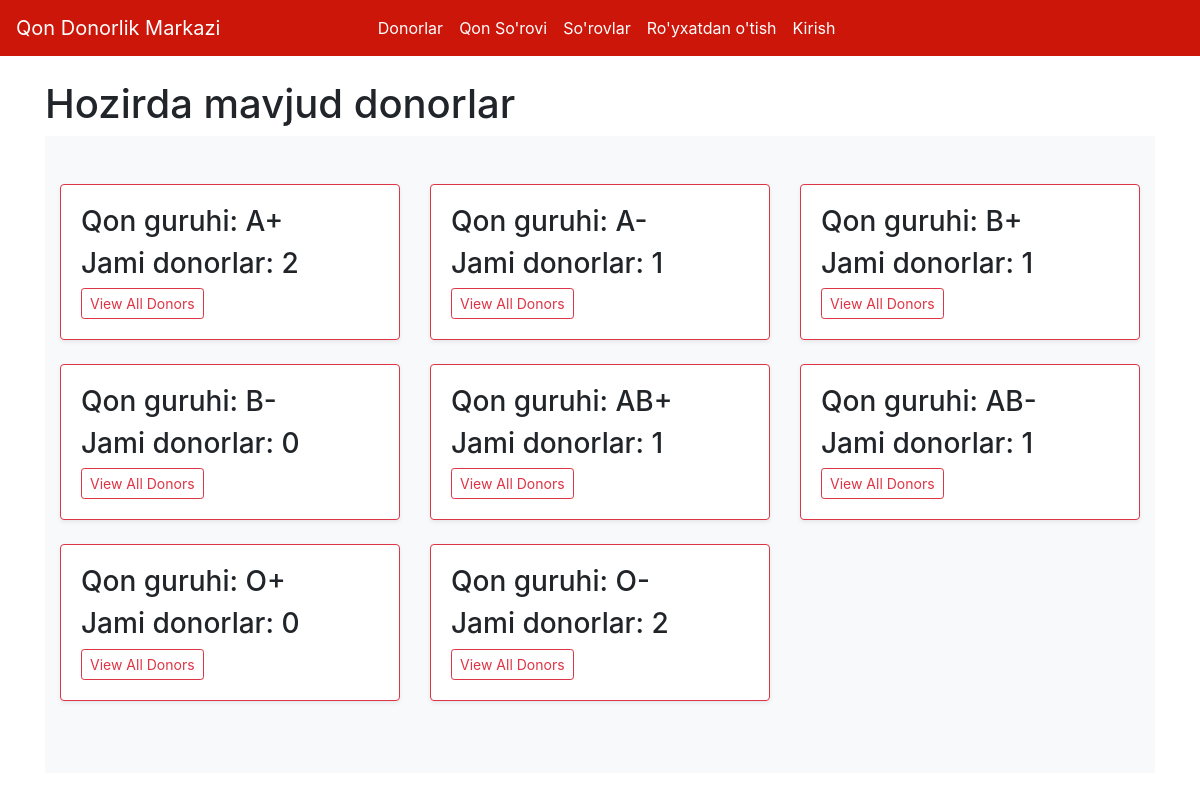
The page / on the database its author committed.
### home/models.py (models this page shows, shortened)
class BloodGroup(models.Model):
    name = models.CharField(max_length=5)

### home/views.py (the view)
# urls.py: path("", views.index, name="index"),
def index(request):
    all_group = BloodGroup.objects.annotate(total=Count('donor'))
    return render(request, "index.html", {'all_group': all_group})

### home/templates/index.html (shortened to what this page needs)
{% extends 'base.html' %}
{% load static %}
{% block body %}
<div class="container">
<h1>Hozirda mavjud donorlar </h1>
  <div class="album py-5 bg-light">
    <div class="container">
      <div class="row">
        {% for i in all_group %}
        <div class="col-md-4">
          <div class="card mb-4 shadow-sm border-danger">
            <div class="card-body">
              <h3 class="card-text">Qon guruhi: {{i.name}}</h3>
              <h3 class="card-text">Jami donorlar: {{i.total}}</h3>
              <div class="d-flex justify-content-between align-items-center">
                <div class="btn-group">
                  <a href="/donors_list/{{i.id}}/" class="btn btn-sm btn-outline-danger">View All Donors</a>
                </div>
              </div>
            </div>
          </div>
        </div>
        {% endfor %}
      </div>
    </div>
  </div>
</div>
{% endblock %}

### rows shown on the page
BloodGroup: name "A+", total "2"
BloodGroup: name "A-", total "1"
BloodGroup: name "B+", total "1"
BloodGroup: name "B-", total "0"
BloodGroup: name "AB+", total "1"
BloodGroup: name "AB-", total "1"
BloodGroup: name "O+", total "0"
BloodGroup: name "O-", total "2"
